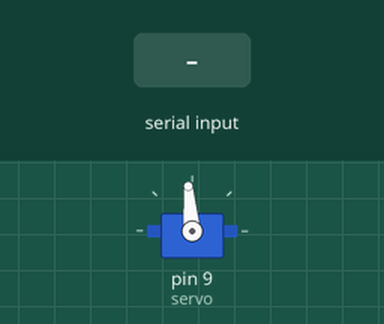
Recording of a sketch running on a simulated Arduino Uno, built with avr-gcc and run on an emulated ATmega328P. On the bench: servo. Inputs (shaded band) come from the test bench. What the sketch prints to the serial monitor is not drawn.

Above: at 1.2 s.
1.3 s: "90,45\n" received over Serial
Timing chart, 0 to 4.3 s (numbered marks = the images above; inputs shaded):
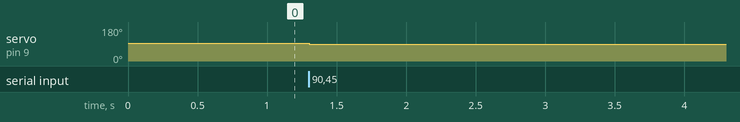

Measured:
- after the input at 1.3 s, servo on pin 9 (servo): 95° → 90° at once

The sketch:

pwmControlTesting.ino
```cpp
#include <Servo.h>

Servo servo;
int speed;

void setup() {
  //  pinMode(motorPin, OUTPUT);
  Serial.begin(9600);
  //  while (! Serial);
  //  Serial.println("Speed 0 to 255");
  servo.attach(9);
  speed = 95;
  servo.write(speed);
}

void loop() {
  if (Serial.available())
  {
    int speed = Serial.parseInt();
    if (speed >= 60 && speed <= 130)
    {
      //      analogWrite(motorPin, speed);
      Serial.println(speed);
      servo.write(speed);
    }
  }

//  delay(2000);
//  speed += 5;
//  if (speed > 145) {
//    speed = 50;
//  }
//  servo.write(speed);

  // put your main code here, to run repeatedly:
//  Serial.println("70");
//  servo.write(70);
//  //  analogWrite(motorPin, 70);
//  delay(20000);
//  Serial.println("15");
//  servo.write(30);
//  //  analogWrite(motorPin, 30);
//  delay(20000);

}
```
